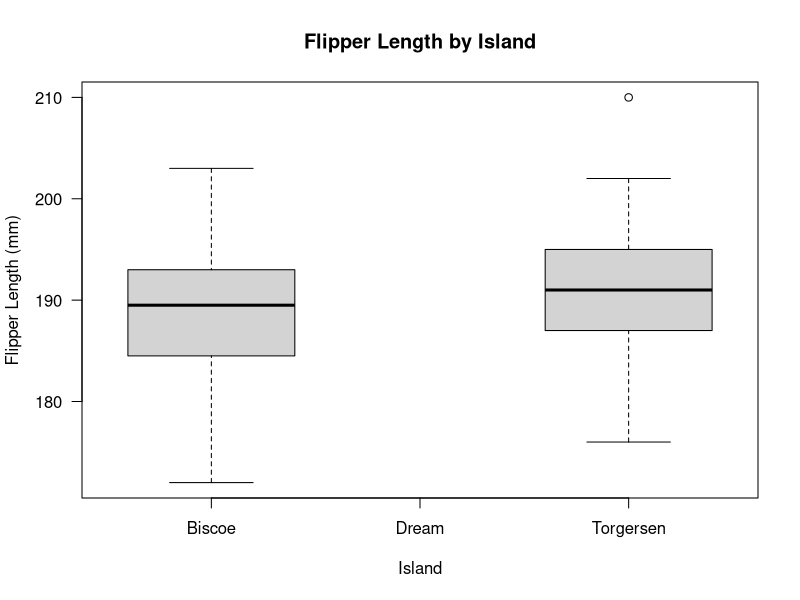
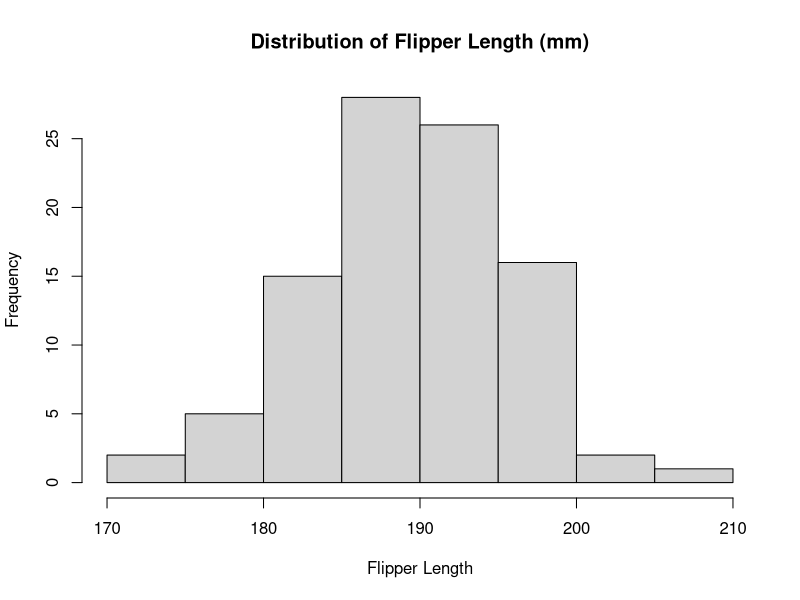
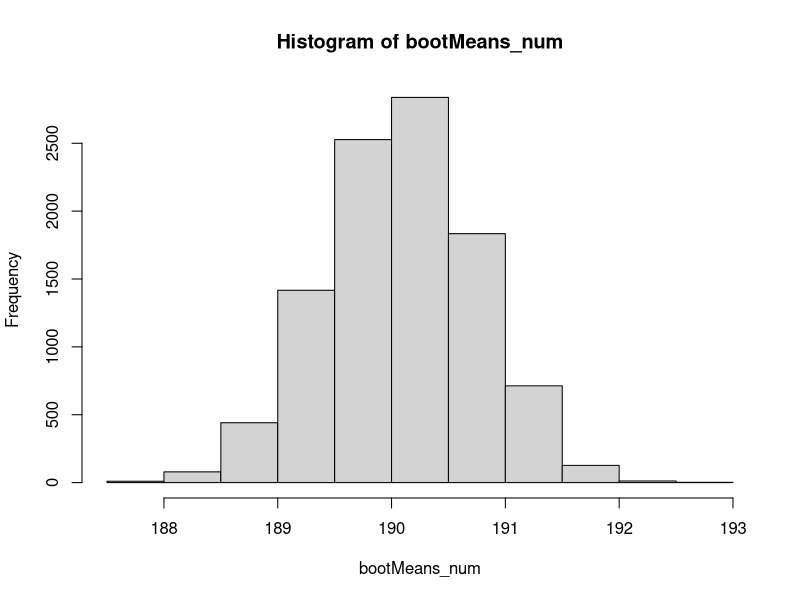
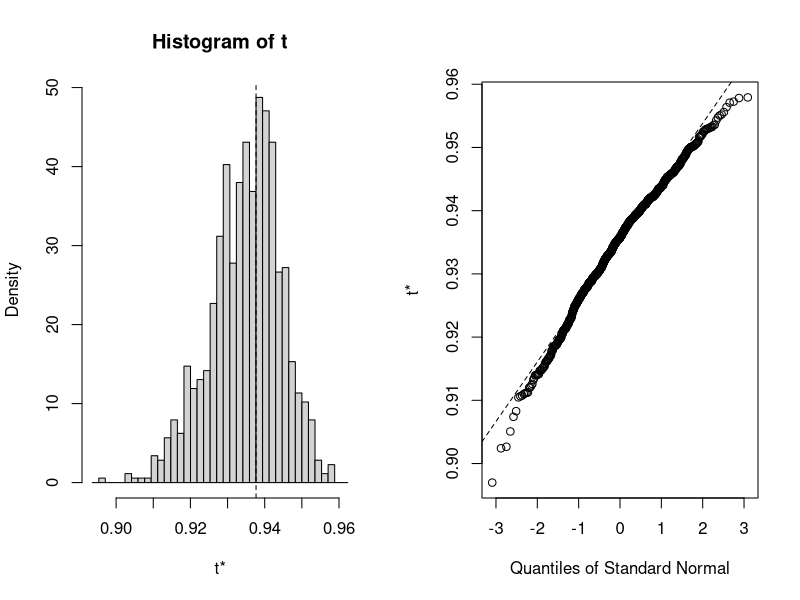

Source code (R) for these figures, in order:
## ---- chunk 1

# install.packages("palmerpenguins")

library(palmerpenguins)
library(boot)
library(tidyverse)

## ---- chunk 2

# load the data
data(penguins)

# see the structure of the data
str(penguins)


## ---- chunk 3
#| code-fold: show

new_penguins_df <- 
  filter(penguins, species == "Adelie", island != "Dream") %>% 
  select(species, island, flipper_length_mm) %>% 
  arrange(island, .by_group = TRUE) %>% 
  drop_na()

str(new_penguins_df)

## ---- chunk 4
#| code-fold: show

# check the boxplot of the data
boxplot(
  new_penguins_df$flipper_length_mm ~ new_penguins_df$island, las = 1, 
  ylab = "Flipper Length (mm)",
  xlab = "Island",
  main = "Flipper Length by Island"
)

# check the histogram of the data
hist(
  x = new_penguins_df$flipper_length_mm,
  main = "Distribution of Flipper Length (mm)",
  xlab = "Flipper Length"
)

## ---- chunk 5
#| code-fold: show

# set a seed so that our random results can be replicated by other people:
set.seed(20150516)

# take a random re-sample of the data that is the *same size*
N <- length(new_penguins_df$flipper_length_mm)

# a random sample:
sample(new_penguins_df$flipper_length_mm, size = N, replace = TRUE)

# number of bootstrap samples
B_int <- 10000

# create a list of these thousands of samples 
bootstrapSamples_ls <- map(
  .x = 1:B_int,
  .f = ~{
    sample(new_penguins_df$flipper_length_mm, size = N, replace = TRUE)
  }
)

# subset of the random samples 
bootstrapSamples_ls[1:3]

## ---- chunk 6

# The Sample Mean
bootMeans_num <-
  bootstrapSamples_ls %>%
  # the map_dbl() function takes in a list and returns an atomic vector of type
  #   double (numeric)
  map_dbl(mean)

# a normally distributed histogram using the samples from bootstrapping
hist(bootMeans_num)

# 95% confidence interval?
quantile(bootMeans_num, probs = c(0.025, 0.975))

## ---- chunk 7

# Custom function to find correlation between the bill length and depth 
corr.fun <- function(data, idx) {
  
# vector of indices that the boot function uses
  df <- data[idx, ]

# Find the spearman correlation between
# the 3rd (length) and 5th (depth) columns of dataset
  cor(df[, 3], df[, 4], method = 'spearman')
}

# Setting the seed for reproducability of results
set.seed(42)

# Calling the boot function with the dataset
bootstrap <- boot(iris, corr.fun, R = 1000)

# Display the result of boot function
bootstrap

# Plot the bootstrap sampling distribution using ggplot
plot(bootstrap)

# Function to find the bootstrap CI
boot.ci(boot.out = bootstrap,
		type = "perc"
)

